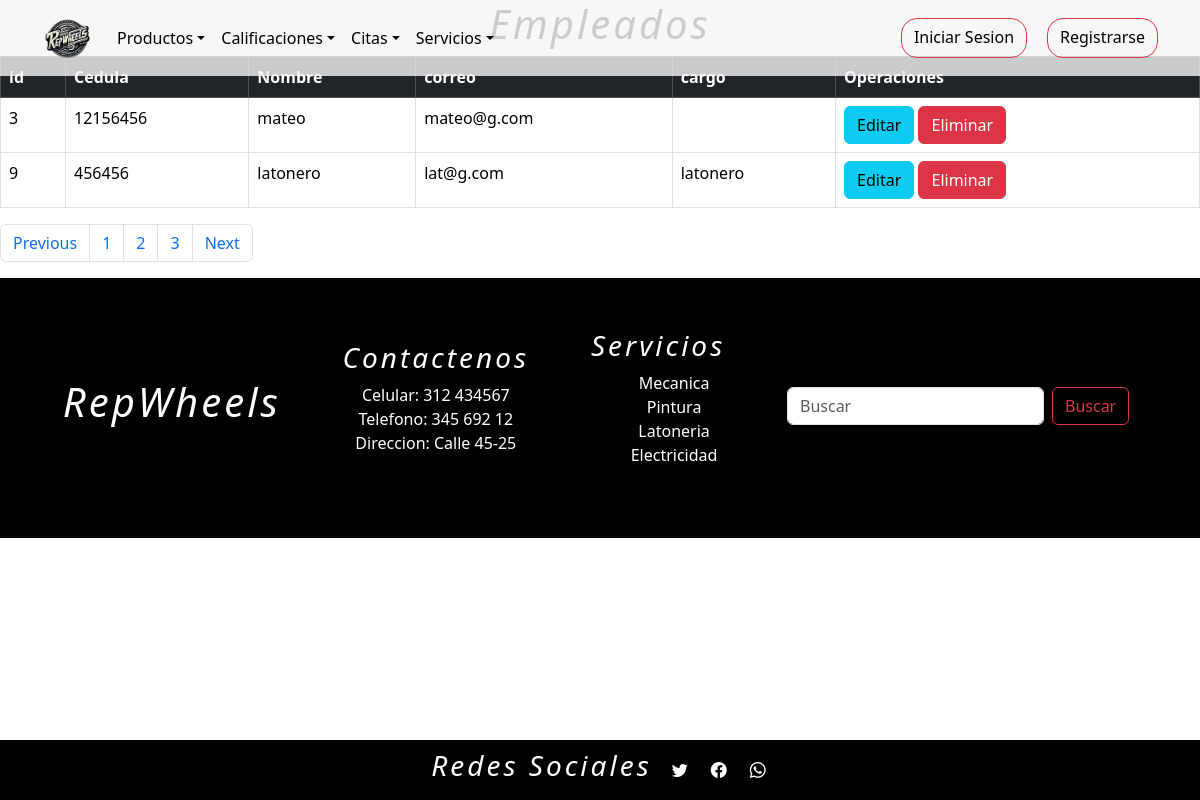
/empleados/, run on an earlier commit of the app's database.
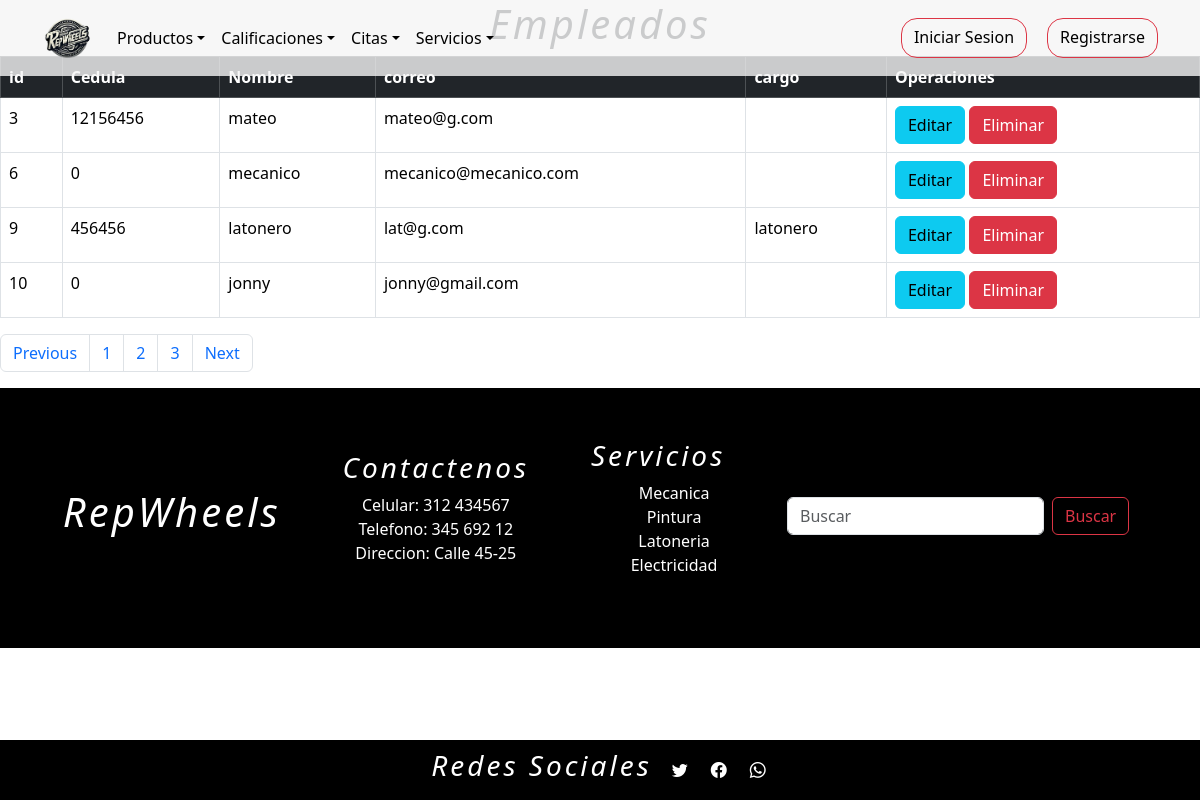
And on a later commit of the database.
### tienda/models.py (models this page shows, shortened)
class Usuarios(AbstractUser):
    username = None
    nombre = models.CharField(max_length=254)
    email = models.EmailField(max_length=254, unique=True,blank=False,null=True)
    password = models.CharField(max_length=254,blank=False,null=True)
    foto = models.ImageField(upload_to="fotos_usuarios/", default="fotos_usuarios/user.png")
    token_recuperar = models.CharField(max_length=254,blank=False,null=False,default=0)
    telefono=models.IntegerField(null=False,blank=True,default='0')
    cargo = models.CharField(max_length=254,null=False)
    direccion=models.CharField(max_length=254)
    cedula=models.IntegerField(blank=True,null=False,default='0')
    ROLES = (
        (1,"administrador"),
        (2,"proveedor"),
        (3,"empleado"),
        (4,"cliente"),
    )
    rol=models.IntegerField(choices=ROLES,default=4)
    n = models.IntegerField(blank=True,null=False,default=0)
    USERNAME_FIELD = "email"
    REQUIRED_FIELDS = ["nombre"]
    objects = CustomUserManager()

### tienda/views.py (the view)
# urls.py: path("empleados/", views.empleados, name="empleado"),
def empleados(request):
	q = Usuarios.objects.filter(rol=3)
	contexto = {"data": q}
	return render(request, "tienda/empleados/listarempleados.html", contexto)

### tienda/templates/tienda/empleados/listarempleados.html (shortened to what this page needs)
{% extends 'tienda/base.html' %}
{% load static %}
{% block contenedor %}
<main>
    <h1>Empleados</h1>
    <table  class="table table-bordered">
        <thead class="table-dark">
            <tr>
                <th>id</th>
                <th>Cedula</th>
                <th>Nombre</th>
                <th>correo</th>
                <th>cargo</th>
                <th>Operaciones</th>
            </tr>
        </thead>
        <tbody>
            {% for r in data %}
                <tr>
                    <td>{{ r.id }}</td>
                    <td>{{ r.cedula }}</td>
                    <td>{{ r.nombre }}</td>
                    <td>{{ r.email }}</td>
                    <td>{{ r.cargo }}</td>
                    <td>
                        <a class="btn btn-info" href="{% url 'empleados_formulario_editar' r.id %}">Editar</a>
                        <a class="btn btn-danger" href="javascript:eliminar('{% url 'empleado_eliminar' r.id %}')">Eliminar</a>
                    </td>
                </tr>
            {% endfor %}
        </tbody>
    </table>
    <nav aria-label="Page navigation example">
        <ul class="pagination">
            <li class="page-item"><a class="page-link" href="#">Previous</a></li>
            <li class="page-item"><a class="page-link" href="#">1</a></li>
            <li class="page-item"><a class="page-link" href="#">2</a></li>
            <li class="page-item"><a class="page-link" href="#">3</a></li>
            <li class="page-item"><a class="page-link" href="#">Next</a></li>
        </ul>
    </nav>
</main>
{% endblock %}

What changed in the data, as far as the page shows it:
now on this page (row edited): Usuarios: id "6", cedula "0", nombre "mecanico", email "mecanico@mecanico.com"
now on this page (row edited): Usuarios: id "10", cedula "0", nombre "jonny", email "jonny@gmail.com"
